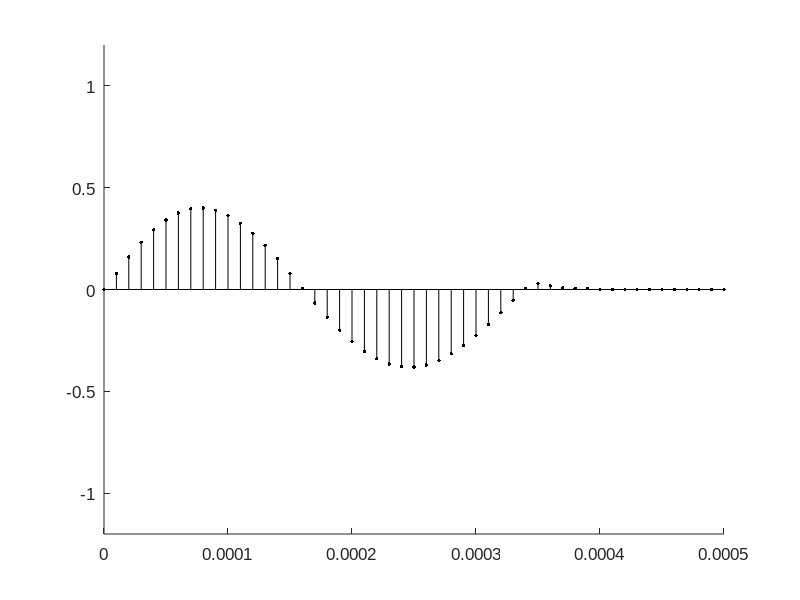
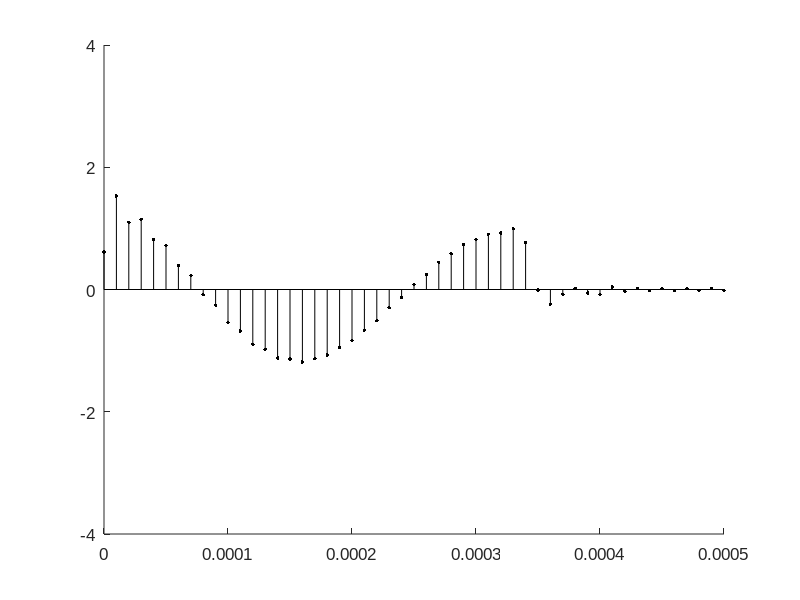
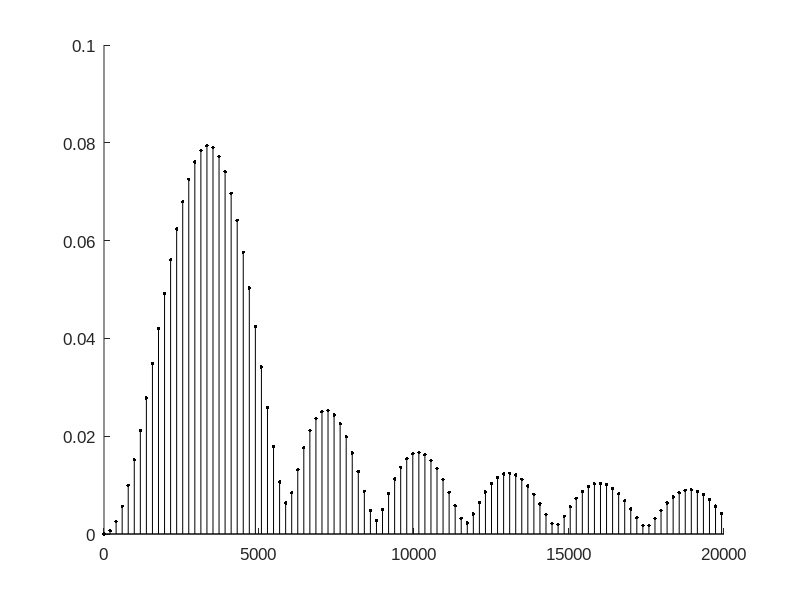
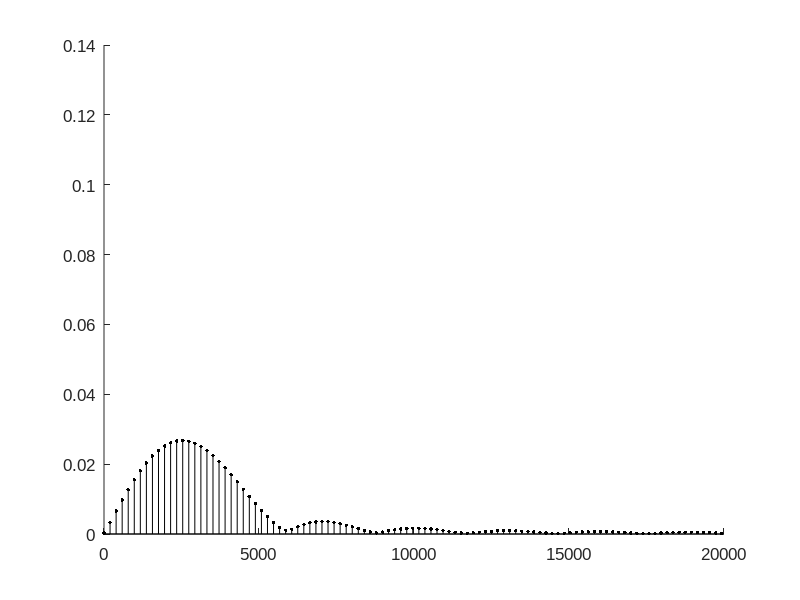

MATLAB code to generate these figures, in order:
% fouriersolver_tmswave.m
%
% 2013-12-26, Brian Goodwin
%
% Uses the Fourier Solver technique to solve for the time dependent
% waveform of the voltage at a node in our FEM.
%
% Assumes that the solution frequency of the FEM was 1kHz.
%
% This prevents us from having to do the extra work of converting
% the voltage at each node to the time domain. The solution can be
% sent to NRNIV directly.
%
% The following two files have been generated using this m-script:
% 
% */Project_NEURON_MODEL/AmatrudoWeaver_GoodwinMod/modified_amatrudo_goodwin/tms_wave10ms_MagstimRapid.txt
% */Project_NEURON_MODEL/AmatrudoWeaver_GoodwinMod/modified_amatrudo_goodwin/tms_wave10ms_Magstim200.txt

% load ./tms_ms200_wave.mat % currentwave
load('./tms_msrapid_wave.mat'); currentwave = 0.4*currentwave; % currentwave 60% less usage from Magstim Rapid 

dt = 1e-5;
fs = 1/dt;

wv = currentwave.';
N = length(wv);
n = nextpow2(N);
if n<512
    n = 512; 
end

N = n/2+1;
H = fft(wv,n)/n;
H = H(1:N).*[1;2*ones(N-2,1);1]; % single sided.

% Result in mesh that corresponds to normalized "currentwave".
% This way the resulting waveform will accurately scale the voltage
% solution as obtained from the FEM results.
v = 1i;

% Assume solution generated at 1000Hz
fsol = 1000; % Hz - frequency of voltage solution
phi = angle(v)+angle(H); % new phase 

finc = fs/n; % Freq increment
f = (0:n-1)*finc; % frequencies

F = f(1:n/2+1)'; % positive frequencies
v = abs(v).*F/fsol; % frequency scaling
v = v.*abs(H);

v = complex(v.*cos(phi),v.*sin(phi));
v(1) = real(v(1));
v(end) = real(v(end));
v_fft = v;
v(2:end-1) = v(2:end-1)/2;
v = [v;flipud(conj(v(2:end-1)))]*n;
v_t = ifft(v);

v_t = v_t(1:length(wv));

figure
axes1 = axes('FontSize',12,'FontName','Arial');
box(axes1,'off');
hold(axes1,'all');
stem((0:length(wv)-1).*dt,wv,'.k','markersize',8)
axis([0,.5e-3,-1.2,1.2]);

figure
axes1 = axes('FontSize',12,'FontName','Arial');
box(axes1,'off');
hold(axes1,'all');
stem((0:length(v_t)-1).*dt,v_t,'.k','markersize',8)
axis([0,.5e-3,-4,4]);

figure
axes1 = axes('FontSize',12,'FontName','Arial');
box(axes1,'off');
hold(axes1,'all');
stem((0:length(v_fft)-1).*finc,abs(v_fft),'.k','markersize',8)
axis([0,20e3,0,.1]);

figure
axes1 = axes('FontSize',12,'FontName','Arial');
box(axes1,'off');
hold(axes1,'all');
stem((0:length(H)-1).*finc,abs(H),'.k','markersize',8)
axis([0,20e3,0,.14]);